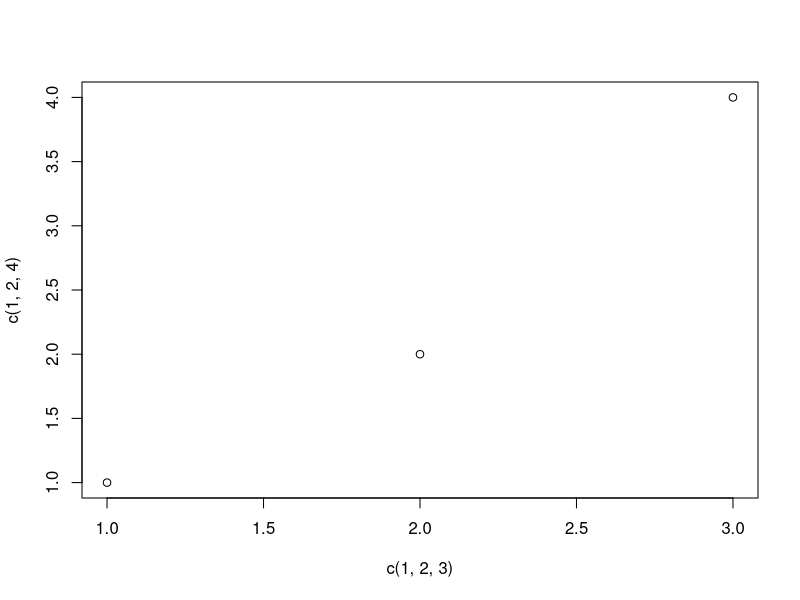
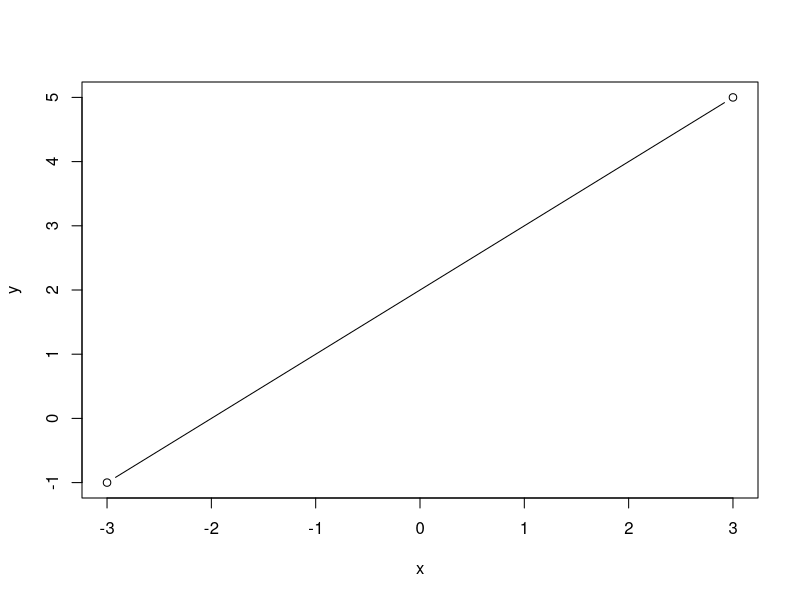
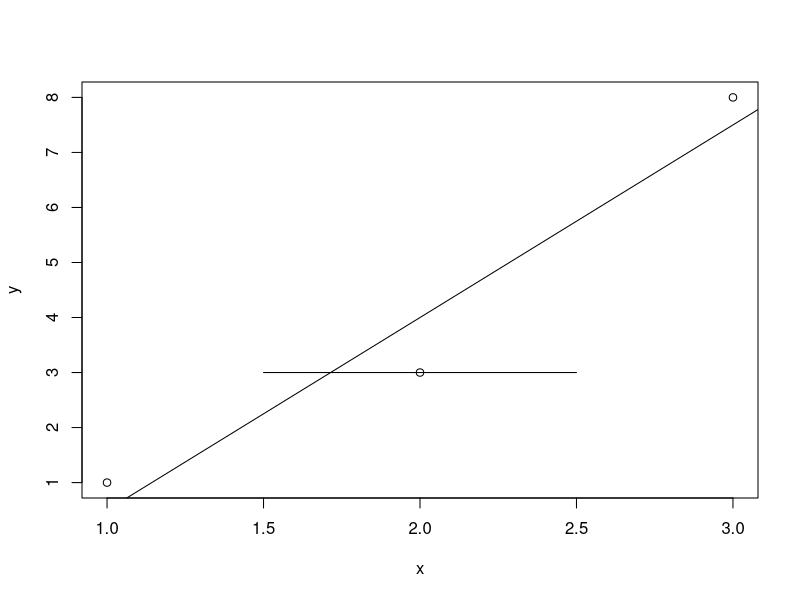
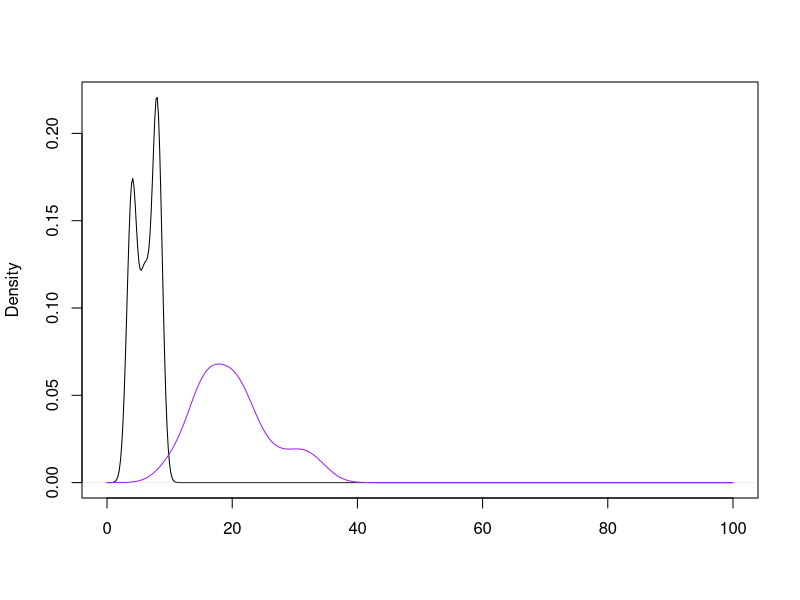
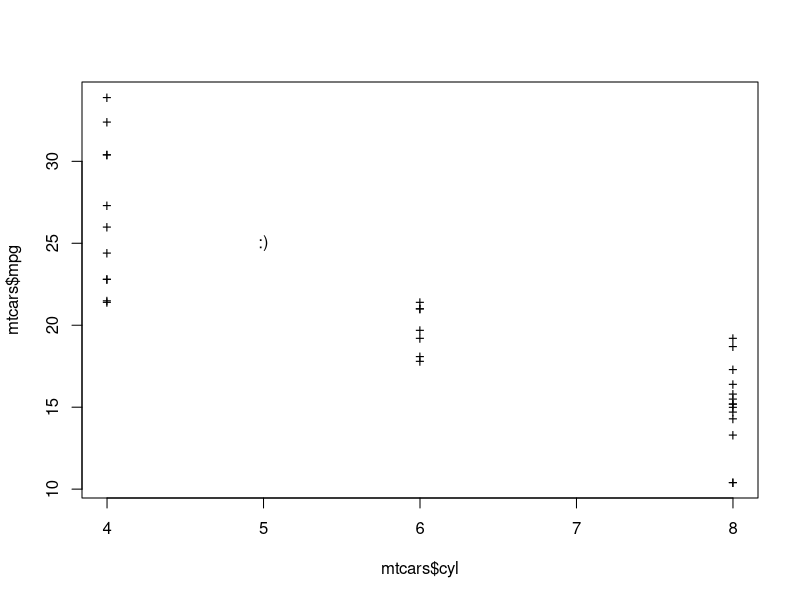
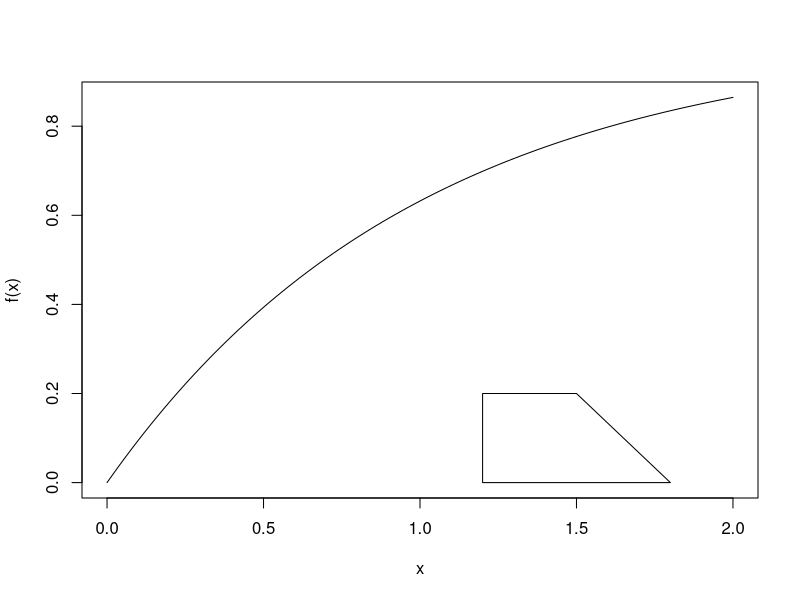
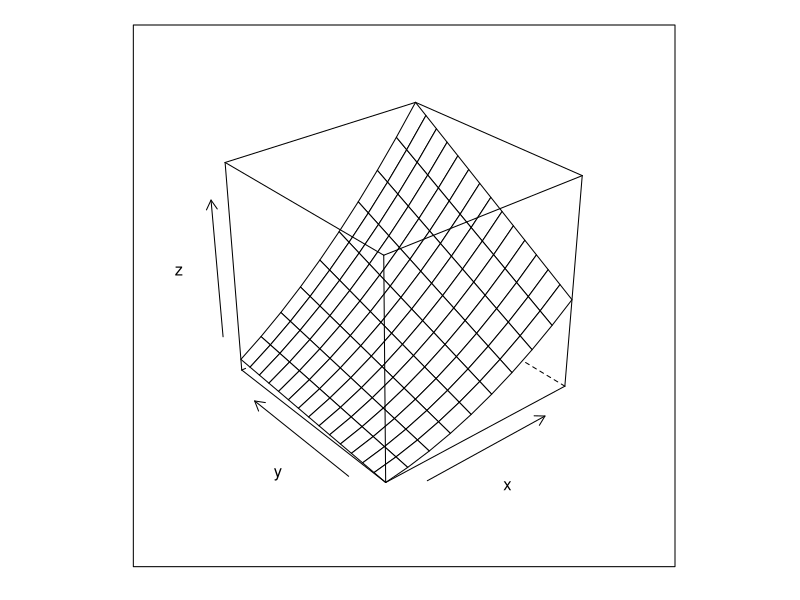
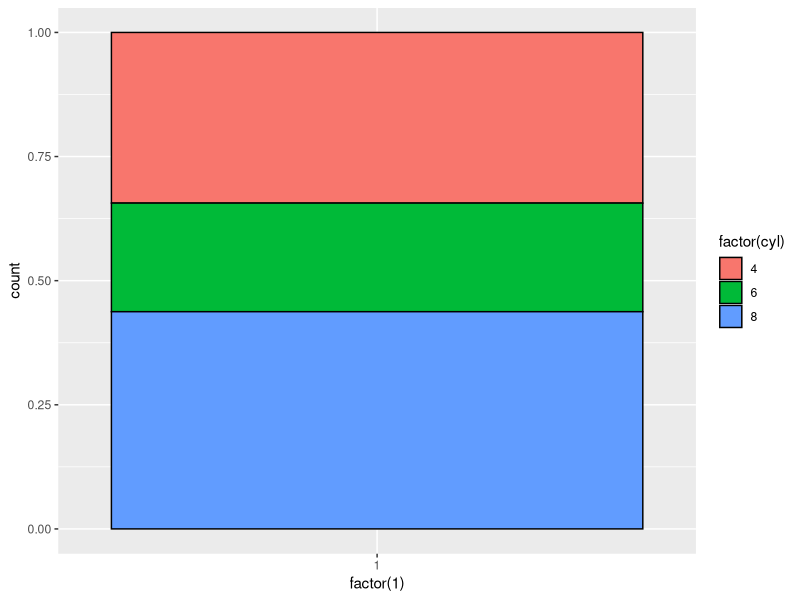

Reproduce these figures in R, in order.
install.packages("ggplot2")
library(ggplot2)
install.packages("lattice")
library(lattice)
install.packages("ggthemes")
library(ggthemes)
plot(c(1,2,3),c(1,2,4))
plot(c(-3,3),c(-1,5),type = "b",xlab = "x",ylab = "y")
x<-c(1,2,3)
y<-c(1,3,8)
plot(x,y)
lmout<-lm(y~x)
abline(lmout)
lines(c(1.5,2.5),c(3,3))
data("mtcars")
d1 = density(mtcars$cyl,from=0,to=100)
d2 = density(mtcars$mpg,from=0,to=100)
plot(d1,main="",xlab="")
lines(d2, col = "purple")
plot(mtcars$cyl,mtcars$mpg,type = "n")
points(mtcars$cyl,mtcars$mpg,pch="+")
text(5,25,":)")
f=function(x) return(1-exp(-x))
curve(f,0,2)
polygon(c(1.2,1.8,1.5,1.2),c(0,0,0.2,0.2))
a <- 1:10
b <- 1:15
eg <- expand.grid(x=a,y=b)
eg$z <- eg$x^2 + eg$x * eg$y
wireframe(z ~ x+y, eg)
pie <- ggplot(mtcars, aes(x = factor(1), fill = factor(cyl))) +geom_bar(width = 1, position = "fill", color = "black")
pie
pie + coord_polar(theta = "y")
data(diamonds) 
set.seed(42) 
small = diamonds[sample(nrow(diamonds), 1000), ] 
head(small)
p = ggplot(data = small, mapping = aes(x = carat, y = price))
p + geom_point()
p = ggplot(data=small, mapping=aes(x=carat, y=price,shape=cut))               
p+geom_point()
p = ggplot(data=small, mapping=aes(x=carat, y=price, shape=cut, colour=color)) 
p+geom_point()
ggplot(small)+geom_histogram(aes(x=price))
ggplot(small)+geom_histogram(aes(x=price, fill=cut), position="dodge")
ggplot(small)+geom_bar(aes(x=clarity))
ggplot()+geom_bar(aes(x=c(LETTERS[1:3]),y=1:3), stat="identity")
ggplot(small)+geom_density(aes(x=price, colour=cut))
ggplot(small)+geom_density(aes(x=price,fill=clarity))
ggplot(small)+geom_boxplot(aes(x=cut, y=price,fill=color))
ggplot(small)+geom_point(aes(x=carat, y=price, shape=cut, colour=color))+scale_y_log10()+scale_colour_manual(values=rainbow(7))
ggplot(small, aes(x=carat, y=price))+geom_point()+scale_y_log10()+stat_smooth()
ggplot(small)+geom_bar(aes(x=cut, fill=cut))+coord_flip()
ggplot(small)+geom_bar(aes(x=factor(1), fill=cut))+coord_polar(theta="y")
ggplot(small)+geom_bar(aes(x=factor(1), fill=cut))+coord_polar()
ggplot(small)+geom_bar(aes(x=clarity, fill=cut))+coord_polar()
p = ggplot(mtcars, aes(x = hp, y = mpg))+geom_point(size = 3)
p
p = ggplot(mtcars, aes(x = hp, y = mpg))+geom_point( size = 3) + stat_smooth(method = 'loess')
p
ggplot(small, aes(x=carat, y=price))+geom_point(aes(colour=cut))+scale_y_log10() +facet_wrap(~cut)+stat_smooth()
p <- ggplot(small)+geom_boxplot(aes(x=cut, y=price,fill=color)) 
p + ggtitle("Price vs Cut")+xlab("Cut")+ylab("Price") 
p + theme_wsj()
